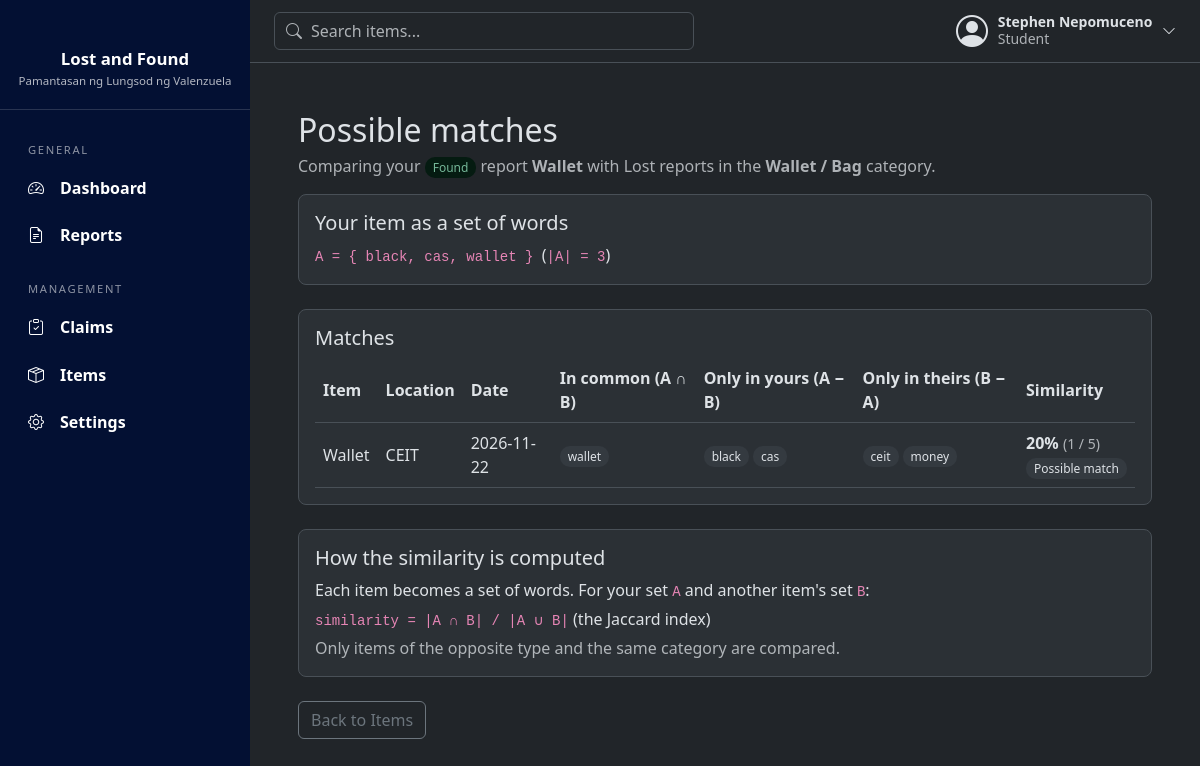
Page /items/2/matches (signed in) on the committed database.
### tables this page shows
CREATE TABLE users (
            id INTEGER PRIMARY KEY AUTOINCREMENT,
            full_name TEXT NOT NULL,
            email TEXT NOT NULL UNIQUE,
            password TEXT NOT NULL,
            role TEXT NOT NULL DEFAULT 'Student'
                CHECK(role IN ('Student', 'Faculty', 'Admin'))
        , is_active INTEGER NOT NULL DEFAULT 1);

CREATE TABLE items (
            item_id INTEGER PRIMARY KEY AUTOINCREMENT,
            user_id INTEGER NOT NULL,
            name TEXT NOT NULL,
            category TEXT NOT NULL,
            description TEXT,
            location TEXT NOT NULL,
            item_status TEXT NOT NULL
                CHECK(item_status IN ('Lost', 'Found')),
            status TEXT NOT NULL DEFAULT 'Active'
                CHECK(status IN ('Active', 'Claimed', 'Returned', 'Removed')),
            date_reported DATE NOT NULL DEFAULT CURRENT_DATE,

            FOREIGN KEY (user_id) REFERENCES users (id)
        );

### routes/user_routes.py (the view)
@bp.route("/items/<int:item_id>/matches")
@login_required
def item_matches(item_id):
    item = item_model.get(item_id)
    if item is None:
        abort(404)
    if item["user_id"] != session["user_id"]:
        abort(403)                                   # only the reporter sees their matches
    opposite = "Found" if item["item_status"] == "Lost" else "Lost"
    candidates = item_model.active_of_type(opposite, session["user_id"])
    matches = matching.find_matches(item, candidates)
    return render_template("user/item_matches.html", item=item, matches=matches,
                           opposite=opposite, my_words=sorted(matching.item_words(item)))

### database/connection.py (called while the page is built)
def get_db():
    if "db" not in g:
        g.db = sqlite3.connect(current_app.config["DATABASE"])
        g.db.row_factory = sqlite3.Row
    return g.db

### models/item_model.py (called while the page is built)
def get(item_id):
    return get_db().execute("SELECT * FROM items WHERE item_id = ?", (item_id,)).fetchone()

def active_of_type(item_status, exclude_user_id):
    return get_db().execute(
        "SELECT * FROM items WHERE item_status = ? AND status = 'Active' AND user_id != ?",
        (item_status, exclude_user_id),
    ).fetchall()

### models/matching.py (called while the page is built)
def words(text):
    found = re.findall(r"[a-z0-9]+", (text or "").lower())
    return {w for w in found if w not in STOPWORDS and len(w) > 1}

def item_words(item):
    return (words(item["name"]) | words(item["location"]) | words(item["description"]))

def jaccard(a, b):
    if not a and not b:
        return 0.0
    return len(a & b) / len(a | b)

def find_matches(new_item, candidates):
    mine = item_words(new_item)
    results = []
    for other in candidates:
        if other["category"] != new_item["category"]:      # different category = skip
            continue
        theirs = item_words(other)
        score = jaccard(mine, theirs)
        if score >= MIN_SCORE:
            results.append((other, score, sorted(mine & theirs),
                            sorted(mine - theirs), sorted(theirs - mine)))
    results.sort(key=lambda r: r[1], reverse=True)
    return results

### models/user_model.py (called while the page is built)
def get_by_id(user_id):
    return get_db().execute("SELECT * FROM users WHERE id = ?", (user_id,)).fetchone()

### routes/utils.py (called while the page is built)
def login_required(view):
    @wraps(view)
    def wrapped(*args, **kwargs):
        if "user_id" not in session:
            flash("Please log in first.", "warning")
            return redirect(url_for("auth.login"))
        user = user_model.get_by_id(session["user_id"])
        if user is None or not user["is_active"]:
            session.clear()
            flash("Your account is no longer active. Please contact an administrator.", "warning")
            return redirect(url_for("auth.login"))
        return view(*args, **kwargs)
    return wrapped

### templates/user/item_matches.html (shortened to what this page needs)
{% extends "base.html" %}
{% block content %}
<h2 class="mb-1">Possible matches</h2>
<p class="text-body-secondary">
  Comparing your <span class="dash-badge {{ item['item_status'] }}">{{ item["item_status"] }}</span>
  report <strong>{{ item["name"] }}</strong> with {{ opposite }} reports in the
  <strong>{{ item["category"] }}</strong> category.
</p>
<div class="dash-section">
  <h5>Your item as a set of words</h5>
  <p class="mb-0">
    <code>A = { {{ my_words|join(", ") }} }</code>
    &nbsp;(<code>|A| = {{ my_words|length }}</code>)
  </p>
</div>
<div class="dash-section">
  <h5>Matches</h5>
  {% if matches %}
  <table>
    <tr>
      <th>Item</th><th>Location</th><th>Date</th>
      <th>In common (A &cap; B)</th><th>Only in yours (A &minus; B)</th><th>Only in theirs (B &minus; A)</th>
      <th>Similarity</th>
    </tr>
    {% for other, score, shared, only_mine, only_theirs in matches %}
    {% set union_size = shared|length + only_mine|length + only_theirs|length %}
    <tr>
      <td>{{ other["name"] }}</td>
      <td>{{ other["location"] }}</td>
      <td>{{ other["date_reported"] }}</td>
      <td>{% for w in shared %}<span class="dash-badge me-1">{{ w }}</span>{% endfor %}</td>
      <td>{% for w in only_mine %}<span class="dash-badge me-1">{{ w }}</span>{% endfor %}</td>
      <td>{% for w in only_theirs %}<span class="dash-badge me-1">{{ w }}</span>{% endfor %}</td>
      <td class="text-nowrap">
        <strong>{{ (score * 100)|round|int }}%</strong>
        <span class="small text-body-secondary">({{ shared|length }} / {{ union_size }})</span><br>
        {% if score >= 0.5 %}<span class="dash-badge Approved">Strong match</span>
        {% elif score >= 0.25 %}<span class="dash-badge Pending">Likely match</span>
        {% else %}<span class="dash-badge">Possible match</span>{% endif %}
      </td>
    </tr>
    {% endfor %}
  </table>
  {% else %}
  <p class="dash-empty mb-0">No similar {{ opposite|lower }} reports yet. Check back later.</p>
  {% endif %}
</div>
<div class="dash-section">
  <h5>How the similarity is computed</h5>
  <p class="mb-1">Each item becomes a set of words. For your set <code>A</code> and another item's set <code>B</code>:</p>
  <p class="mb-1"><code>similarity = |A &cap; B| / |A &cup; B|</code> (the Jaccard index)</p>
  <p class="mb-0 text-body-secondary">Only items of the opposite type and the same category are compared.</p>
</div>
<a class="btn btn-outline-secondary" href="{{ url_for('user.items') }}">Back to Items</a>
{% endblock %}

### templates/base.html (shortened to what this page needs)
<!doctype html>
<html lang="en" data-bs-theme="dark">
<head>
  <link href="https://cdn.jsdelivr.net/npm/bootstrap@5.3.3/dist/css/bootstrap.min.css" rel="stylesheet">
  <link href="https://cdn.jsdelivr.net/npm/bootstrap-icons@1.11.3/font/bootstrap-icons.min.css" rel="stylesheet">
  <link href="{{ url_for('static', filename='css/style.css') }}" rel="stylesheet">
</head>
<body>
{% block body %}
<div class="app-shell d-flex">
    <aside class="sidebar offcanvas-md offcanvas-start" id="sidebar" tabindex="-1">
    <div class="sidebar-brand">
      <div class="sidebar-title">Lost and Found</div>
      <div class="sidebar-subtitle">Pamantasan ng Lungsod ng Valenzuela</div>
    </div>
    <nav class="sidebar-nav">
      {% if session.role == 'Admin' %}
        {% include "partials/sidebar_admin.html" %}
      {% else %}
        {% include "partials/sidebar_user.html" %}
      {% endif %}
    </nav>
  </aside>
  <div class="main-col flex-grow-1">
    <header class="topbar d-flex align-items-center justify-content-between gap-3">
      <form class="topbar-search" action="{{ url_for('shared.reports') }}" method="get" role="search">
        <input class="form-control" type="search" name="q" maxlength="100" placeholder="Search items..."
               value="{{ request.args.get('q', '') if request.endpoint == 'shared.reports' }}">
      </form>
      <div class="dropdown">
        <button class="user-menu-btn" type="button" data-bs-toggle="dropdown" aria-expanded="false">
          <i class="bi bi-person-circle fs-2"></i>
          <span class="d-none d-sm-block">
            <span class="d-block fw-semibold small">{{ session.full_name }}</span>
            <span class="d-block small text-body-secondary">{{ session.role }}</span>
          </span>
          <i class="bi bi-chevron-down small"></i>
        </button>
      </div>
    </header>
    <main class="p-3 p-md-5">
      {% block content %}{% endblock %}
    </main>
  </div>
</div>
{% endblock %}
</body>
</html>
</html>

### static/css/style.css (style rules this page uses)
.app-shell { min-height: 100vh; }
.app-shell > .main-col { min-width: 0; }
.sidebar { --bs-offcanvas-width: 250px; width: 250px; min-width: 250px; color: #fff; overflow-y: auto; }
.sidebar { background: #031033 !important; }
@media (min-width: 768px) { .sidebar { position: sticky; top: 0; height: 100vh; align-self: flex-start; } }
.sidebar-brand { padding: 2rem 1rem 1.25rem; text-align: center; border-bottom: 1px solid rgba(255, 255, 255, 0.15); }
.sidebar-title { margin-top: 0.9rem; font-size: 1.05rem; font-weight: 600; }
.sidebar-subtitle { font-size: 0.72rem; color: rgba(255, 255, 255, 0.7); }
.sidebar-nav { padding: 0.5rem 1.25rem 1.5rem; }
.topbar { position: sticky; top: 0; z-index: 1020; padding: 0.75rem 1.5rem; background: var(--bs-body-bg); border-bottom: 1px solid var(--bs-border-color); }
.topbar-search { position: relative; flex: 1; max-width: 420px; }
.topbar-search input { padding-left: 2.25rem; }
.user-menu-btn { display: flex; align-items: center; gap: 0.6rem; padding: 0; border: 0; background: none; color: var(--bs-body-color); text-align: left; line-height: 1.2; }
.dash-section { padding: 16px; margin-bottom: 24px; overflow-x: auto; border-radius: 8px; background: var(--bs-tertiary-bg); border: 1px solid var(--bs-border-color); }
.dash-section table { width: 100%; border-collapse: collapse; }
.dash-section th, .dash-section td { text-align: left; padding: 8px; border-bottom: 1px solid var(--bs-border-color); }
.dash-badge { padding: 2px 8px; border-radius: 10px; font-size: 12px; background: var(--bs-secondary-bg); color: var(--bs-body-color); }
.dash-badge.Found, .dash-badge.Approved { background: var(--bs-success-bg-subtle); color: var(--bs-success-text-emphasis); }

### rows in the picture
users: full_name "Stephen Nepomuceno", role "Student"
items: item_status "Found", name "Wallet", category "Wallet / Bag", description "black", location "cas"
items: name "Wallet", location "CEIT", date_reported "2026-11-22", shared "wallet", only_theirs "ceit" "money", value "20", shared "1", item_id "5"

### other values in the picture
{{ opposite }} "Lost"
{{ my_words|join(", ") }} "black, cas, wallet"
{{ my_words|length }} "3"
